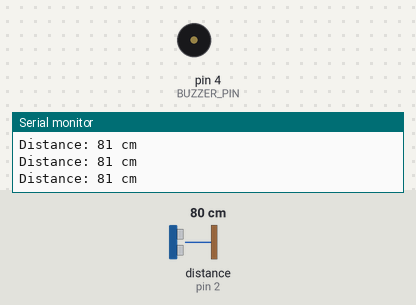
Bench run of a sketch on a simulated Arduino Uno, built with avr-gcc and run on an emulated ATmega328P. Shown: buzzer (waves = sounding), the last lines printed to the serial monitor. Inputs (shaded band) come from the test bench; at power-on: distance to the obstacle (sensor on pin 2) 80 cm. The echo pulse lasts 58.3 µs per cm.

Above: at 1.2 s.
1.3 s: distance to the obstacle (sensor on pin 2) set to 16 cm
2.9 s: distance to the obstacle (sensor on pin 2) set to 13 cm
At 4.4 s:
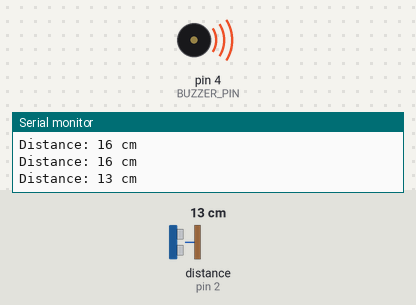
7.3 s: distance to the obstacle (sensor on pin 2) set to 18 cm
10.0 s: distance to the obstacle (sensor on pin 2) set to 2 cm
At 13.0 s:
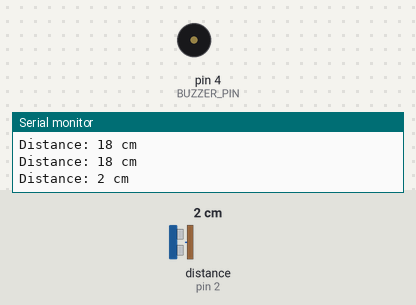
Timing chart, 0 to 15.4 s (numbered marks = the images above; inputs shaded):
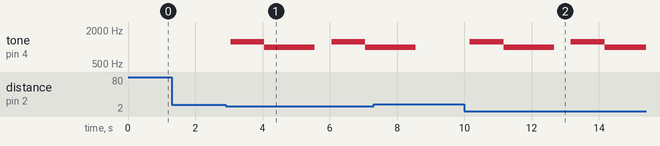

Measured:
- the behaviour switches between 15 and 14 cm on distance to the obstacle (sensor on pin 2) (found by bisection; images 0 and 1)
- after the input at 2.9 s, tone on pin 4 (BUZZER_PIN): plays 1250 Hz for 1.0 s, 1000 Hz for 1.5 s, 1250 Hz for 1.0 s, 1000 Hz for 0.25 s, starting after 0.15 s
- after the input at 10.0 s, tone on pin 4 (BUZZER_PIN): plays 1250 Hz for 1.0 s, 1000 Hz for 1.5 s, 1250 Hz for 1.0 s, 1000 Hz for 1.2 s, starting after 0.17 s

The sketch:

touchless-doorbell.ino
```cpp
/*
   touchless-doorbell

   Sounds buzzer when an object is detected within 15 cm of ultrasonic sensor.
   Power-saving measures in place for battery operation.

   Created 2022-01-16
   By Jesung Park

   Details can be found here https://github.com/jesung/touchless-doorbell
*/


#include <Adafruit_SleepyDog.h>
#include <NewPing.h>

//digital pins
#define BUZZER_PIN 4
#define ECHO_PIN 2 // attach pin D2 Arduino to pin Echo of HC-SR04
#define TRIGGER_PIN 3 //attach pin D3 Arduino to pin Trig of HC-SR04
#define MAX_DISTANCE 200

// define variables
int distance = 42; // variable for the distance measurement
int ring = 0;
int count = 10;
NewPing sonar(TRIGGER_PIN, ECHO_PIN, MAX_DISTANCE);

void setup() {
  Serial.begin(9600); // // Serial Communication is starting with 9600 of baudrate speed

  // board layout
  // GND D2 D3 5V
  pinMode(TRIGGER_PIN, OUTPUT);
  pinMode(ECHO_PIN, INPUT);
  pinMode(BUZZER_PIN, OUTPUT);
  //pinMode(LED_BUILTIN, OUTPUT);

  Serial.println("Initializing touchless doorbell...");
}
void loop() {

  if (ring) {
    ring = 0;
    tone(BUZZER_PIN, 1250);
    delay(1000);
    tone(BUZZER_PIN, 1000);
    delay(1500);
    noTone(BUZZER_PIN);
    delay(500);
    tone(BUZZER_PIN, 1250);
    delay(1000);
    tone(BUZZER_PIN, 1000);
    delay(1500);
    noTone(BUZZER_PIN);
  }
  else if (distance < 50 || count > 0) {
    if (count > 0) {
      count--;
    }
    delay(200);   // measure every 0.2 seconds if we detect an object within 50 cm
  }
  else {
    //go to sleep for 2 seconds
    Serial.println("going to sleep...");
    delay(50);
    int sleepMS = Watchdog.sleep(2000);

    Serial.print("I'm awake now! I slept for ");
    Serial.print(sleepMS, DEC);
    Serial.println(" milliseconds.");
    Serial.println();
    delay(200);
  }

  distance = sonar.ping_cm();   // measure distance

  if (distance > 0 && distance < 15) {
    ring = 1;
  }
  else if (distance == 0) {
    distance = MAX_DISTANCE;
  }
  //  delay(50);
  if (distance < 50) {
    count = 10;
  }

  // Displays the distance on the Serial Monitor
  Serial.print("Distance: ");
  Serial.print(distance);
  Serial.println(" cm");
}
```
